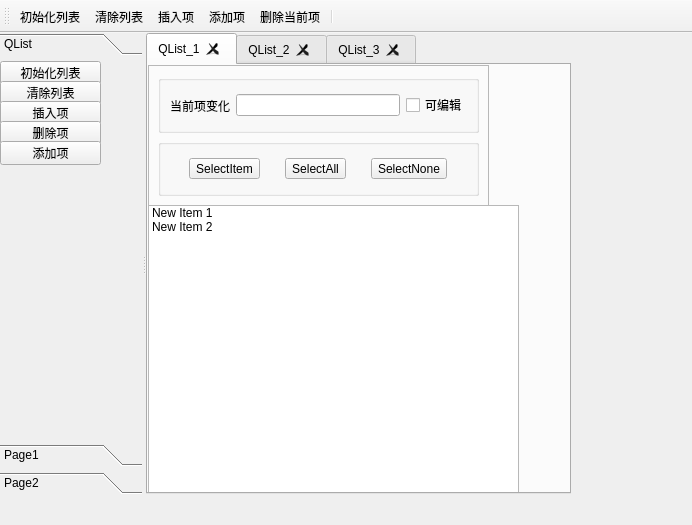
<?xml version="1.0" encoding="UTF-8"?>
<ui version="4.0">
 <class>MainWindow</class>
 <widget class="QMainWindow" name="MainWindow">
  <property name="geometry">
   <rect>
    <x>0</x>
    <y>0</y>
    <width>692</width>
    <height>525</height>
   </rect>
  </property>
  <property name="windowTitle">
   <string>MainWindow</string>
  </property>
  <property name="documentMode">
   <bool>true</bool>
  </property>
  <property name="tabShape">
   <enum>QTabWidget::Rounded</enum>
  </property>
  <property name="dockNestingEnabled">
   <bool>true</bool>
  </property>
  <property name="unifiedTitleAndToolBarOnMac">
   <bool>true</bool>
  </property>
  <widget class="QWidget" name="centralwidget">
   <widget class="QSplitter" name="splitter">
    <property name="geometry">
     <rect>
      <x>0</x>
      <y>0</y>
      <width>571</width>
      <height>461</height>
     </rect>
    </property>
    <property name="orientation">
     <enum>Qt::Horizontal</enum>
    </property>
    <widget class="QToolBox" name="toolBox">
     <property name="currentIndex">
      <number>0</number>
     </property>
     <widget class="QWidget" name="page">
      <property name="geometry">
       <rect>
        <x>0</x>
        <y>0</y>
        <width>191</width>
        <height>365</height>
       </rect>
      </property>
      <attribute name="icon">
       <iconset>
        <normaloff>../../../彩图和配套源代码/chap03Widgets/Demo3_8ListWidget/QtApp/images/408.bmp</normaloff>../../../彩图和配套源代码/chap03Widgets/Demo3_8ListWidget/QtApp/images/408.bmp</iconset>
      </attribute>
      <attribute name="label">
       <string>QList</string>
      </attribute>
      <widget class="QToolButton" name="toolButton">
       <property name="geometry">
        <rect>
         <x>0</x>
         <y>0</y>
         <width>101</width>
         <height>24</height>
        </rect>
       </property>
       <property name="text">
        <string>初始化列表</string>
       </property>
      </widget>
      <widget class="QToolButton" name="toolButton_2">
       <property name="geometry">
        <rect>
         <x>0</x>
         <y>20</y>
         <width>101</width>
         <height>24</height>
        </rect>
       </property>
       <property name="text">
        <string>清除列表</string>
       </property>
      </widget>
      <widget class="QToolButton" name="toolButton_3">
       <property name="geometry">
        <rect>
         <x>0</x>
         <y>40</y>
         <width>101</width>
         <height>24</height>
        </rect>
       </property>
       <property name="text">
        <string>插入项</string>
       </property>
      </widget>
      <widget class="QToolButton" name="toolButton_4">
       <property name="geometry">
        <rect>
         <x>0</x>
         <y>60</y>
         <width>101</width>
         <height>24</height>
        </rect>
       </property>
       <property name="text">
        <string>删除项</string>
       </property>
      </widget>
      <widget class="QToolButton" name="toolButton_5">
       <property name="geometry">
        <rect>
         <x>0</x>
         <y>80</y>
         <width>101</width>
         <height>24</height>
        </rect>
       </property>
       <property name="text">
        <string>添加项</string>
       </property>
      </widget>
     </widget>
     <widget class="QWidget" name="page_1">
      <property name="geometry">
       <rect>
        <x>0</x>
        <y>0</y>
        <width>191</width>
        <height>365</height>
       </rect>
      </property>
      <attribute name="icon">
       <iconset>
        <normaloff>../../../彩图和配套源代码/chap03Widgets/Demo3_8ListWidget/QtApp/images/408.bmp</normaloff>../../../彩图和配套源代码/chap03Widgets/Demo3_8ListWidget/QtApp/images/408.bmp</iconset>
      </attribute>
      <attribute name="label">
       <string>Page1</string>
      </attribute>
     </widget>
     <widget class="QWidget" name="page_2">
      <property name="geometry">
       <rect>
        <x>0</x>
        <y>0</y>
        <width>191</width>
        <height>365</height>
       </rect>
      </property>
      <attribute name="icon">
       <iconset>
        <normaloff>../../../彩图和配套源代码/chap03Widgets/Demo3_8ListWidget/QtApp/images/408.bmp</normaloff>../../../彩图和配套源代码/chap03Widgets/Demo3_8ListWidget/QtApp/images/408.bmp</iconset>
      </attribute>
      <attribute name="label">
       <string>Page2</string>
      </attribute>
     </widget>
    </widget>
    <widget class="QTabWidget" name="tabWidget">
     <property name="currentIndex">
      <number>0</number>
     </property>
     <property name="tabsClosable">
      <bool>true</bool>
     </property>
     <widget class="QWidget" name="tab_1">
      <attribute name="title">
       <string>QList_1</string>
      </attribute>
      <widget class="QListWidget" name="listWidget">
       <property name="geometry">
        <rect>
         <x>0</x>
         <y>140</y>
         <width>371</width>
         <height>291</height>
        </rect>
       </property>
       <item>
        <property name="text">
         <string>New Item 1</string>
        </property>
        <property name="toolTip">
         <string/>
        </property>
        <property name="font">
         <font>
          <weight>50</weight>
          <bold>false</bold>
         </font>
        </property>
        <property name="icon">
         <iconset>
          <normaloff>../../../彩图和配套源代码/chap03Widgets/Demo3_8ListWidget/QtApp/images/724.bmp</normaloff>../../../彩图和配套源代码/chap03Widgets/Demo3_8ListWidget/QtApp/images/724.bmp</iconset>
        </property>
        <property name="flags">
         <set>ItemIsSelectable|ItemIsEditable|ItemIsDragEnabled|ItemIsUserCheckable|ItemIsEnabled</set>
        </property>
       </item>
       <item>
        <property name="text">
         <string>New Item 2</string>
        </property>
        <property name="icon">
         <iconset>
          <normaloff>../../../彩图和配套源代码/chap03Widgets/Demo3_8ListWidget/QtApp/images/724.bmp</normaloff>../../../彩图和配套源代码/chap03Widgets/Demo3_8ListWidget/QtApp/images/724.bmp</iconset>
        </property>
        <property name="flags">
         <set>ItemIsSelectable|ItemIsEditable|ItemIsDragEnabled|ItemIsUserCheckable|ItemIsEnabled</set>
        </property>
       </item>
      </widget>
      <widget class="QFrame" name="frame">
       <property name="geometry">
        <rect>
         <x>0</x>
         <y>0</y>
         <width>341</width>
         <height>141</height>
        </rect>
       </property>
       <property name="frameShape">
        <enum>QFrame::StyledPanel</enum>
       </property>
       <property name="frameShadow">
        <enum>QFrame::Raised</enum>
       </property>
       <layout class="QVBoxLayout" name="verticalLayout">
        <item>
         <widget class="QGroupBox" name="groupBox">
          <property name="title">
           <string/>
          </property>
          <layout class="QHBoxLayout" name="horizontalLayout">
           <item>
            <widget class="QLabel" name="label">
             <property name="text">
              <string>当前项变化</string>
             </property>
            </widget>
           </item>
           <item>
            <widget class="QLineEdit" name="lineEdit"/>
           </item>
           <item>
            <widget class="QCheckBox" name="checkBox">
             <property name="text">
              <string>可编辑</string>
             </property>
            </widget>
           </item>
          </layout>
         </widget>
        </item>
        <item>
         <widget class="QGroupBox" name="groupBox_2">
          <property name="title">
           <string/>
          </property>
          <layout class="QHBoxLayout" name="horizontalLayout_2">
           <item>
            <widget class="QToolButton" name="toolButton_6">
             <property name="text">
              <string>SelectItem</string>
             </property>
            </widget>
           </item>
           <item>
            <widget class="QToolButton" name="toolButton_7">
             <property name="text">
              <string>SelectAll</string>
             </property>
             <property name="icon">
              <iconset>
               <normaloff>:/icons/images/412.bmp</normaloff>:/icons/images/412.bmp</iconset>
             </property>
             <property name="checkable">
              <bool>false</bool>
             </property>
            </widget>
           </item>
           <item>
            <widget class="QToolButton" name="toolButton_8">
             <property name="text">
              <string>SelectNone</string>
             </property>
            </widget>
           </item>
          </layout>
         </widget>
        </item>
       </layout>
      </widget>
     </widget>
     <widget class="QWidget" name="tab_2">
      <attribute name="title">
       <string>QList_2</string>
      </attribute>
     </widget>
     <widget class="QWidget" name="tab_3">
      <attribute name="title">
       <string>QList_3</string>
      </attribute>
     </widget>
    </widget>
   </widget>
  </widget>
  <widget class="QToolBar" name="toolBar">
   <property name="windowTitle">
    <string>toolBar</string>
   </property>
   <property name="toolButtonStyle">
    <enum>Qt::ToolButtonTextUnderIcon</enum>
   </property>
   <property name="floatable">
    <bool>true</bool>
   </property>
   <attribute name="toolBarArea">
    <enum>TopToolBarArea</enum>
   </attribute>
   <attribute name="toolBarBreak">
    <bool>false</bool>
   </attribute>
   <addaction name="action_InitList"/>
   <addaction name="action_ClearList"/>
   <addaction name="action_Insert"/>
   <addaction name="action_Add"/>
   <addaction name="action_DeleteItem"/>
   <addaction name="separator"/>
  </widget>
  <action name="action_InitList">
   <property name="icon">
    <iconset theme="删除">
     <normaloff>images/101.bmp</normaloff>images/101.bmp</iconset>
   </property>
   <property name="text">
    <string>初始化列表</string>
   </property>
   <property name="statusTip">
    <string/>
   </property>
   <property name="shortcut">
    <string>Ctrl+I</string>
   </property>
   <property name="visible">
    <bool>true</bool>
   </property>
  </action>
  <action name="action_ClearList">
   <property name="icon">
    <iconset resource="icon.qrc">
     <normaloff>:/icon/images/delete1.bmp</normaloff>:/icon/images/delete1.bmp</iconset>
   </property>
   <property name="text">
    <string>清除列表</string>
   </property>
  </action>
  <action name="action_Insert">
   <property name="icon">
    <iconset>
     <normaloff>images/306.bmp</normaloff>images/306.bmp</iconset>
   </property>
   <property name="text">
    <string>插入项</string>
   </property>
  </action>
  <action name="action_Add">
   <property name="icon">
    <iconset>
     <normaloff>images/316.bmp</normaloff>images/316.bmp</iconset>
   </property>
   <property name="text">
    <string>添加项</string>
   </property>
  </action>
  <action name="action_DeleteItem">
   <property name="icon">
    <iconset>
     <normaloff>images/318.bmp</normaloff>images/318.bmp</iconset>
   </property>
   <property name="text">
    <string>删除当前项</string>
   </property>
  </action>
  <action name="action_All">
   <property name="text">
    <string>全选</string>
   </property>
   <property name="toolTip">
    <string>全选</string>
   </property>
  </action>
  <action name="action_None">
   <property name="text">
    <string>全不选</string>
   </property>
  </action>
  <action name="action_Invs">
   <property name="text">
    <string>反选</string>
   </property>
  </action>
 </widget>
 <resources>
  <include location="icon.qrc"/>
 </resources>
 <connections/>
</ui>
